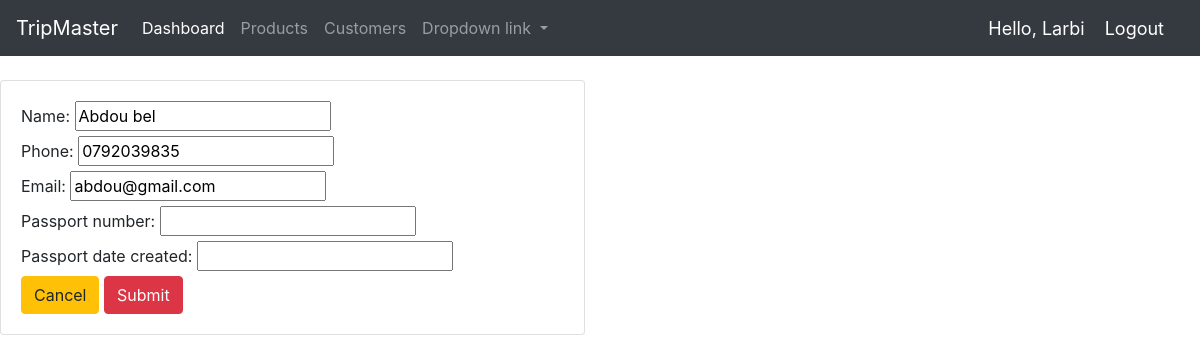
The app's page /edit_customer/1 (signed in) with its own data.
### accounts/models.py (models this page shows, shortened)
class Customer(models.Model):
    name = models.CharField(max_length=200, null=True)
    phone = models.CharField(max_length=200, null=True)
    email = models.CharField(max_length=200, null=True)
    passport_number = models.CharField(max_length=200, null=True)
    passport_date_created = models.CharField(max_length=200, null=True)
    date_created = models.DateTimeField(auto_now_add=True)

### accounts/views.py (the view)
# urls.py: path('edit_customer/<str:pk>', views.edit_customer, name='edit_customer'),
@login_required(login_url='login')
def edit_customer(request, pk):
    customer = Customer.objects.get(id=pk)
    form = CreateCustomer(instance=customer)
    if request.method == 'POST':
        form = CreateCustomer(request.POST, instance=customer)
        if form.is_valid():
            form.save()
            return redirect('customer')
    context = {'form': form}
    return render(request, 'accounts/create_customer.html', context)

### accounts/form.py
class CreateCustomer(ModelForm):
    class Meta:
        model = Customer
        fields = '__all__'

### accounts/templates/accounts/create_customer.html (shortened to what this page needs)
{% extends 'accounts/main.html' %}
{% block content %}
<br>
<div class="row">
    <div class="col-md-6">
        <div class="card card-body">
            <form action="" method="POST">
                {{ form }}
                <a class="btn btn-warning" href="{% url 'home' %}">Cancel</a>
                <input class="btn btn-danger" type="submit" name="Create">
            </form>
        </div>
    </div>
</div>
{% endblock %}

### accounts/templates/accounts/navbar.html (shortened to what this page needs)
<nav class="navbar navbar-expand-lg navbar-dark bg-dark">
    <a class="navbar-brand" href="#">TripMaster</a>
    <div class="collapse navbar-collapse" id="navbarNavDropdown">
      <ul class="navbar-nav">
        <li class="nav-item active">
          <a class="nav-link" href="{% url 'home' %}">Dashboard</a>
        </li>
        <li class="nav-item">
          <a class="nav-link" href="{% url 'products' %}">Products</a>
        </li>
        <li class="nav-item">
          <a class="nav-link" href="{% url 'customer' %}">Customers</a>
        </li>
        <li class="nav-item dropdown">
          <a class="nav-link dropdown-toggle" href="#" id="navbarDropdownMenuLink" data-toggle="dropdown" aria-haspopup="true" aria-expanded="false">
            Dropdown link
          </a>
        </li>
      </ul>
    </div>
    <span class="hello-msg">Hello, {{request.user}}</span>
    <span><a class="hello-msg" href="{% url 'logout' %}">Logout</a></span>
  </nav>

### accounts/templates/accounts/navbar.html (style rules this page uses)
.hello-msg { font-size: 18px; color: white; margin-right: 20px; }

### records on screen
Customer: name "Abdou bel", phone "0792039835", email "abdou@gmail.com"

### other values on screen
{{ request.user }} "Larbi"
